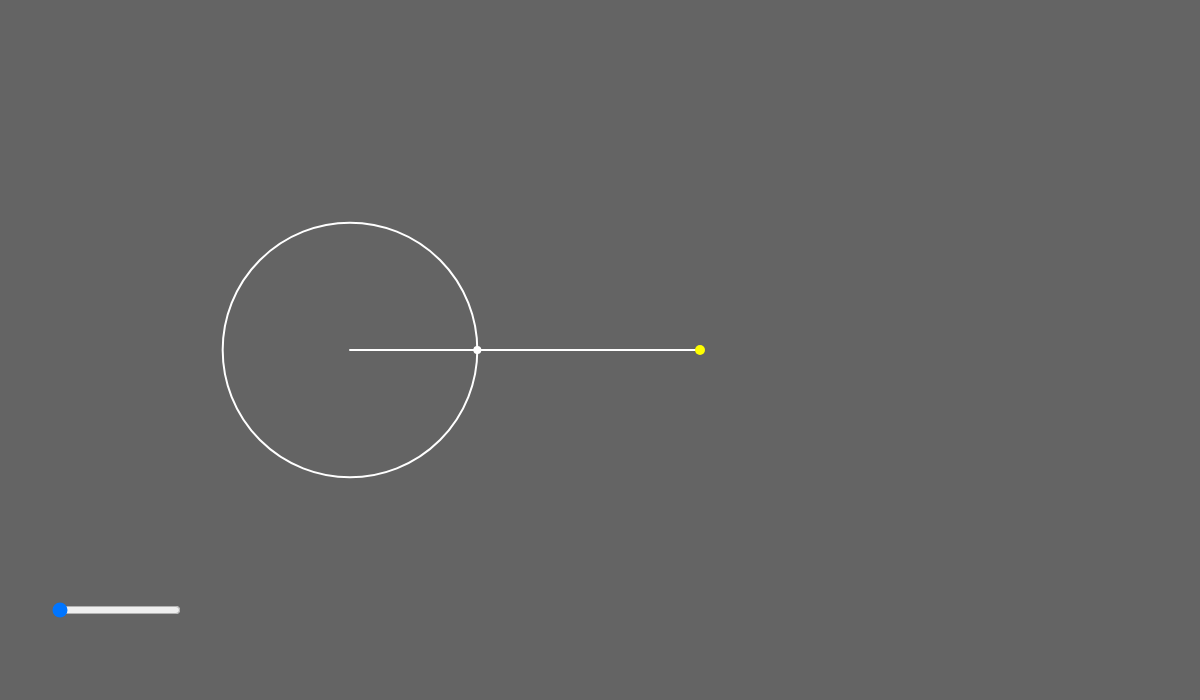
Frame 1 (no input)
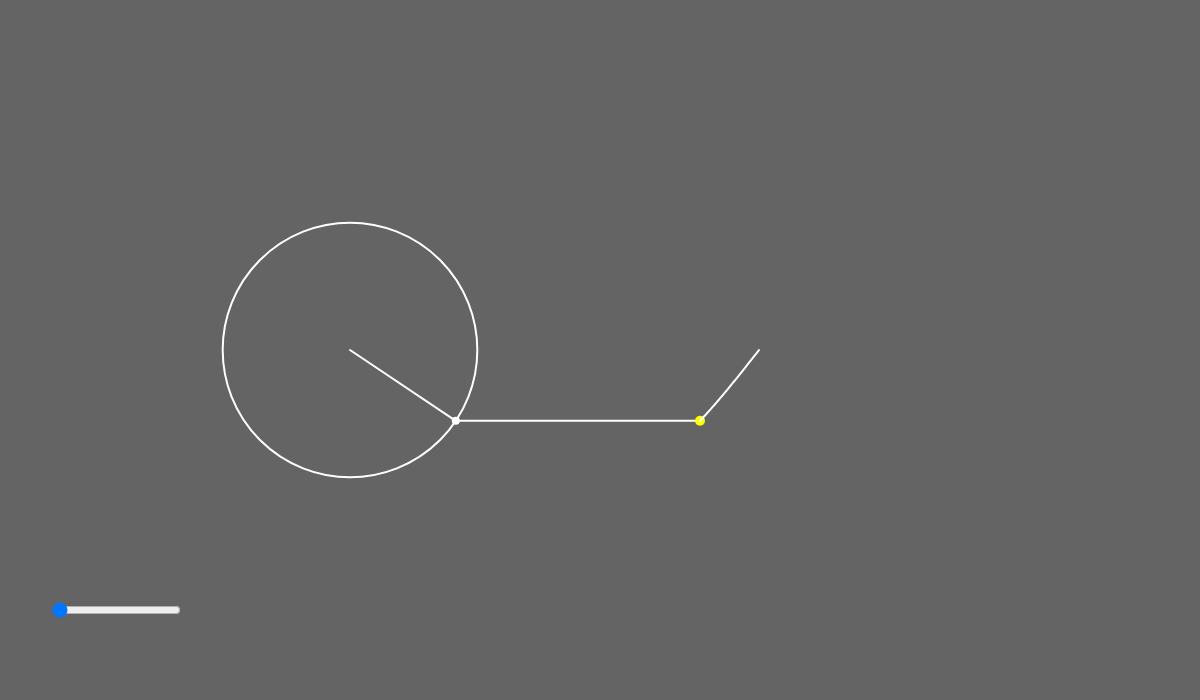
Frame 60 (no input)
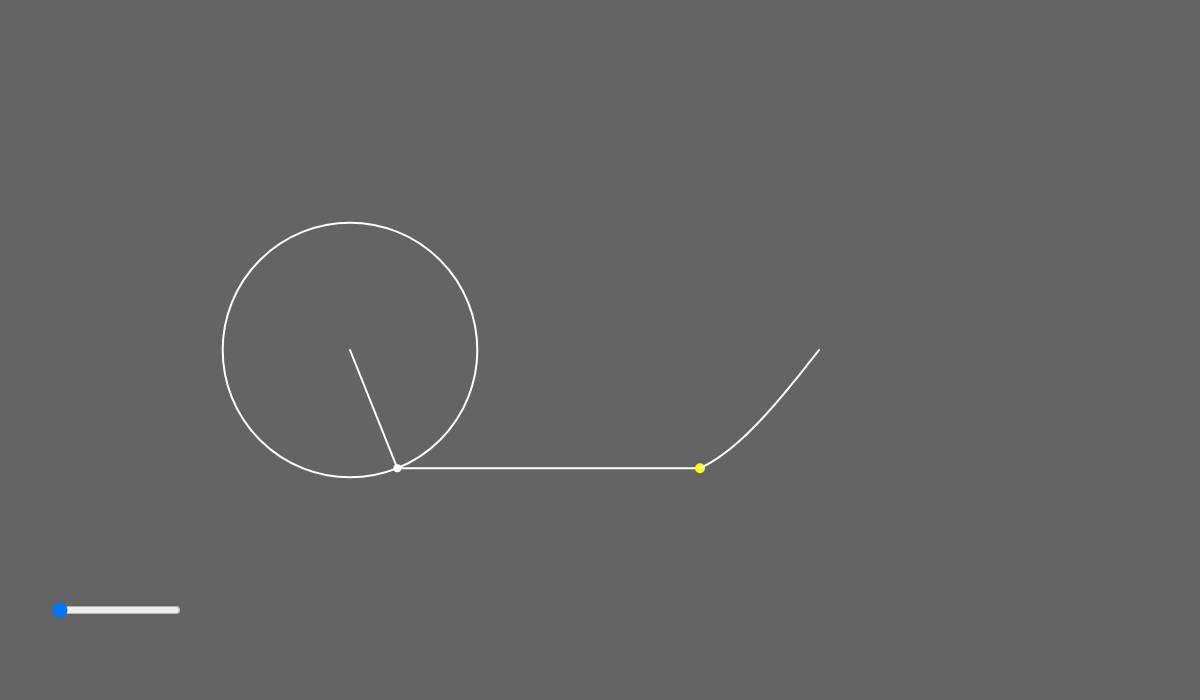
Frame 120 (the mouse pressed at the canvas centre since frame 60)

The p5.js sketch that drew these frames (run headless with seeded random() and noise() and a simulated clock; from frame 60 on, the mouse is pressed at the canvas centre):

// p5.js sketch
// ── sketch.js
let time = 0
let width = 1200
let height = 700
let radius1 = 100
let x 
let y
let wave = []
let n = 1
function setup() 
{
  createCanvas(width, height)
  background(100)
  slider = createSlider(1,25,1)
  slider.position(50,600)
}

function draw() 
{   
    background(100)
    translate(350,350)

    x = 0
    y = 0

    for (let i = 0; i < slider.value(); i++)
    {
     
    prevX = x 
    prevY = y
        
    n = i*2 + 1 
    radius = (100*(4 / (n * PI)))
    
    x += radius*cos(n * time)
    y += radius*sin(n * time)


    strokeWeight(2)
    stroke(255)
    noFill()
    circle(prevX,prevY, radius*2)

    strokeWeight(2)
    stroke(255)
    line(prevX,prevY, x, y)
   
    noStroke()
    fill(255)
    circle(x, y, 8)
    }

    wave.unshift(y)

    strokeWeight(2)
    stroke(255)
    line(x, y, 350, wave[0])
    
    fill(255,255,0)
    noStroke()
    circle(350, wave[0], 10)

    translate(350,0)
    strokeWeight(2)
    stroke(255)
    beginShape()
    noFill()
    for (let i = 0; i < wave.length; i++)
    {
        vertex(i, wave[i])
    }
    endShape()
    
    if (wave.length > 500)
    {
        wave.pop()
    }

    time += 0.01
    
}
